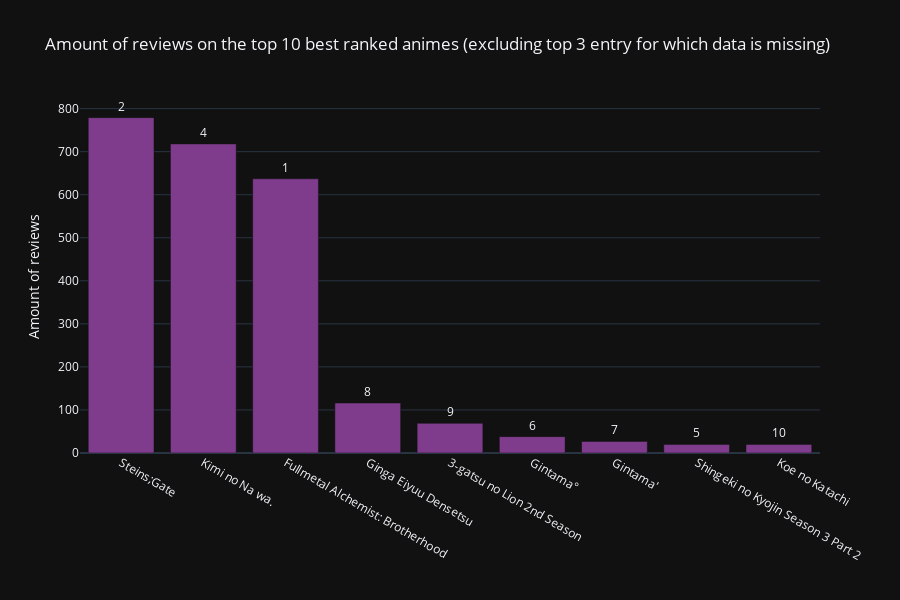

The notebook cell this image was saved under:
### Code cell
reviews_top10 = px.bar(reviews_top,
                        x='title',
                        y='count',
                       labels={'count': 'Amount of reviews', 'title': ''},
                        title='Amount of reviews on the top 10 best ranked animes (excluding top 3 entry for which data is missing)',
                        text='ranked',
                        height= 600,
                        color_discrete_sequence=px.colors.qualitative.Dark24_r,
                        template='plotly_dark'
                       )
reviews_top10.update_traces(textangle=0, textposition="outside")
reviews_top10.show()

### Figure 1 — Plotly figure (JSON) as saved in the notebook; plotly's stock layout.template omitted (floating-point values rounded to 4 significant figures)
{"data": [{"hovertemplate": "=%{x}<br>Amount of reviews=%{y}<br>ranked=%{text}<extra></extra>", "legendgroup": "", "marker": {"color": "rgb(127, 60, 141)", "pattern": {"shape": ""}}, "name": "", "orientation": "v", "showlegend": false, "text": [2.0, 4.0, 1.0, 8.0, 9.0, 6.0, 7.0, 5.0, 10.0], "textangle": 0, "textposition": "outside", "type": "bar", "x": ["Steins;Gate", "Kimi no Na wa.", "Fullmetal Alchemist: Brotherhood", "Ginga Eiyuu Densetsu", "3-gatsu no Lion 2nd Season", "Gintama°", "Gintama'", "Shingeki no Kyojin Season 3 Part 2", "Koe no Katachi"], "xaxis": "x", "y": [779, 718, 637, 116, 69, 38, 27, 20, 20], "yaxis": "y"}], "layout": {"barmode": "relative", "height": 600, "legend": {"tracegroupgap": 0}, "title": {"text": "Amount of reviews on the top 10 best ranked animes (excluding top 3 entry for which data is missing)"}, "xaxis": {"anchor": "y", "domain": [0, 1], "title": {"text": ""}}, "yaxis": {"anchor": "x", "domain": [0, 1], "title": {"text": "Amount of reviews"}}}}
